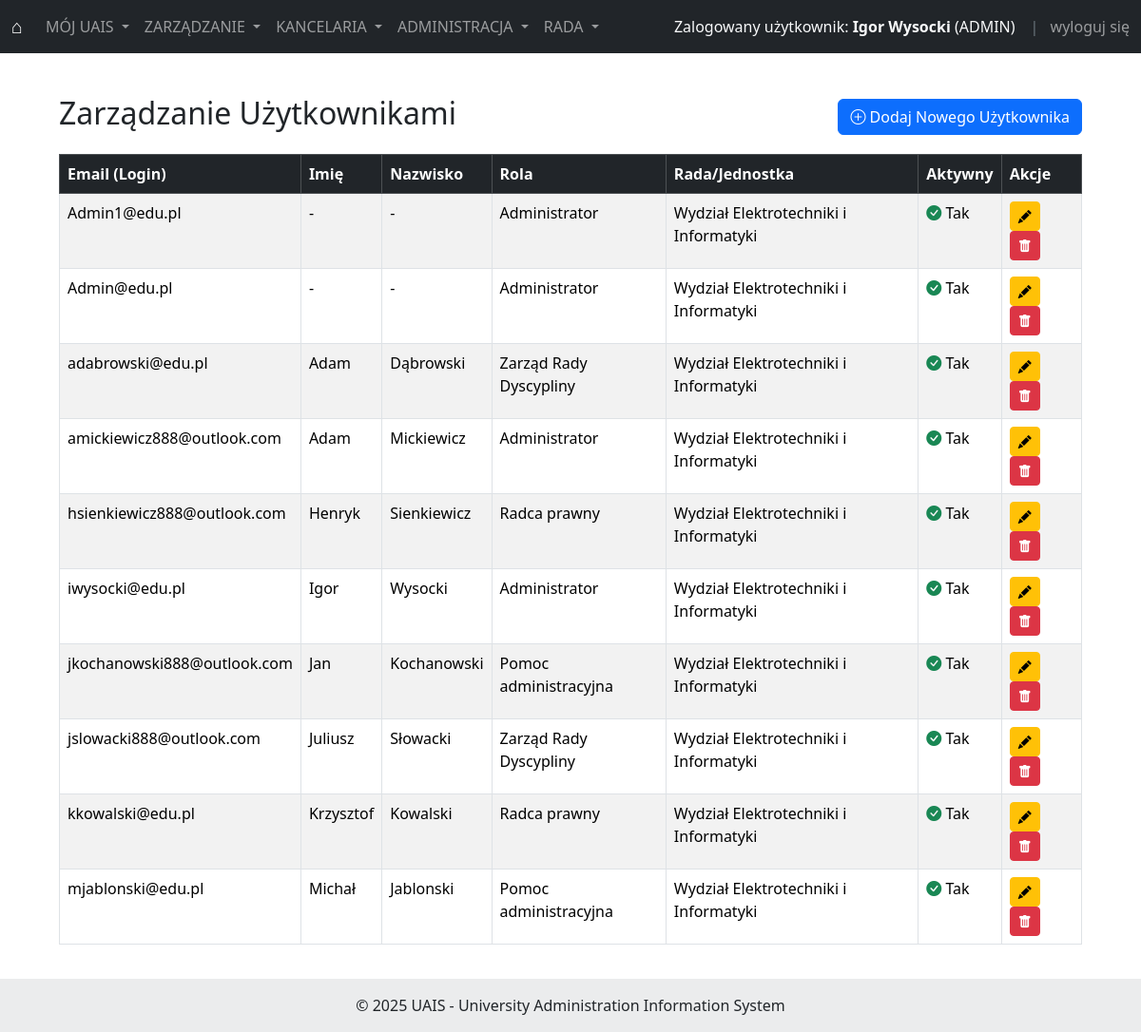
/manage/users/ (signed in), run on an earlier commit of the app's database.
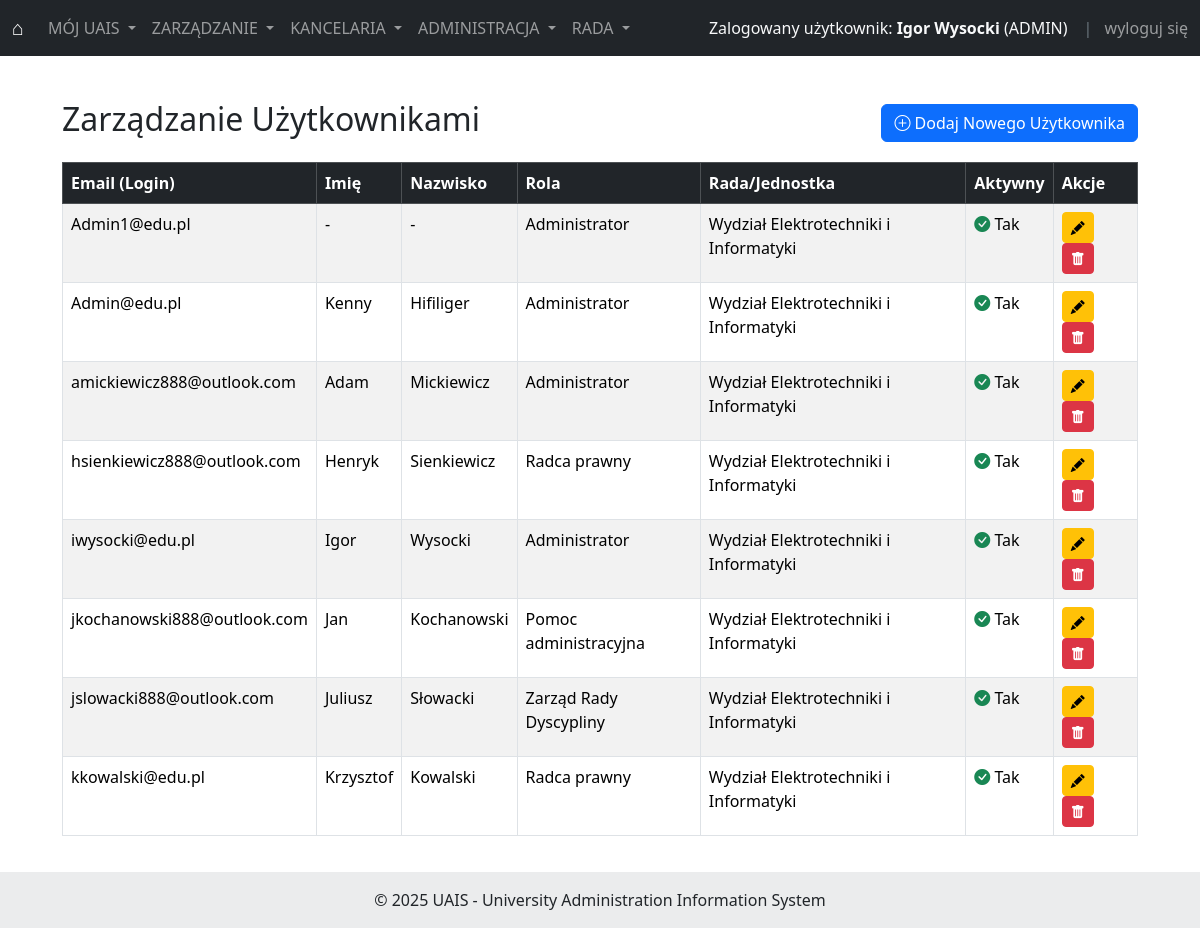
And on a later commit of the database.
### users/models.py (models this page shows, shortened)
class User(AbstractUser):
    class Role(models.TextChoices):
        ADMIN = 'ADMIN', _('Administrator')
        PRAWNIK = 'PRAWNIK', _('Radca prawny')
        OBSLUGA = 'OBSLUGA', _('Pomoc administracyjna') # Zmieniona nazwa wyświetlana
        RADA = 'RADA', _('Zarząd Rady Dyscypliny')     # Zmieniona nazwa wyświetlana
    role = models.CharField(
        _('Rola'),
        max_length=50,
        choices=Role.choices,
        null=True,
        blank=True
    )
    rada_wydzialu = models.CharField(
        _('Rada/Jednostka'),
        max_length=255,
        blank=True, # Pole może być puste
        default='Wydział Elektrotechniki i Informatyki' # Domyślna wartość
    )
    email = models.EmailField(_('email address'), unique=True)
    USERNAME_FIELD = 'email'
    REQUIRED_FIELDS = ['username']

### management/views.py (the view, shortened to what this page needs)
# urls.py: path('users/', UserListView.as_view(), name='user_list'),
class UserListView(LoginRequiredMixin, UserPassesTestMixin, ListView):
    model = User
    template_name = 'management/user_list.html'
    context_object_name = 'users_list'
    paginate_by = 15
    def test_func(self):
        return self.request.user.role == User.Role.ADMIN or self.request.user.is_superuser
    def get_queryset(self):
        return User.objects.all().order_by('email')

### templates/management/user_list.html (shortened to what this page needs)
{% extends 'base.html' %}
{% block content %}
<div class="container mt-4">
    <div class="d-flex justify-content-between align-items-center mb-3">
        <h2>Zarządzanie Użytkownikami</h2>
        <a href="{% url 'management:user_add' %}" class="btn btn-primary">
            <i class="bi bi-plus-circle"></i> Dodaj Nowego Użytkownika
        </a>
    </div>
    <div class="table-responsive">
        <table class="table table-striped table-hover table-bordered">
            <thead class="table-dark">
                <tr>
                    <th scope="col">Email (Login)</th>
                    <th scope="col">Imię</th>
                    <th scope="col">Nazwisko</th>
                    <th scope="col">Rola</th>
                    <th scope="col">Rada/Jednostka</th>
                    <th scope="col">Aktywny</th>
                    <th scope="col">Akcje</th>
                </tr>
            </thead>
            <tbody>
                {% for user_obj in users_list %}
                <tr>
                    <td>{{ user_obj.email }}</td>
                    <td>{{ user_obj.first_name|default:"-" }}</td>
                    <td>{{ user_obj.last_name|default:"-" }}</td>
                    <td>{{ user_obj.get_role_display|default:"Brak" }}</td>
                    <td>{{ user_obj.rada_wydzialu|default:"-" }}</td>
                    <td>
                        {% if user_obj.is_active %}
                            <i class="bi bi-check-circle-fill text-success"></i> Tak
                        {% else %}
                            <i class="bi bi-x-circle-fill text-danger"></i> Nie
                        {% endif %}
                    </td>
                    <td>
                        <a href="{% url 'management:user_update' pk=user_obj.pk %}" class="btn btn-sm btn-warning me-1" title="Edytuj">
                            <i class="bi bi-pencil-fill"></i>
                        </a>
                        <a href="{% url 'management:user_delete' pk=user_obj.pk %}" class="btn btn-sm btn-danger" title="Usuń">
                            <i class="bi bi-trash-fill"></i>
                        </a>
                    </td>
                </tr>
                {% empty %}
                <tr>
                    <td colspan="7" class="text-center">Nie znaleziono użytkowników.</td>
                </tr>
                {% endfor %}
            </tbody>
        </table>
    </div>
</div>
{% endblock %}

### templates/base.html (shortened to what this page needs)
<!doctype html>
<html lang="pl">
<head>
    <link href="https://cdn.jsdelivr.net/npm/bootstrap@5.3.3/dist/css/bootstrap.min.css" rel="stylesheet">
    <link rel="stylesheet" href="https://cdn.jsdelivr.net/npm/bootstrap-icons@1.11.3/font/bootstrap-icons.min.css">
</head>
<body>
<nav class="navbar navbar-expand-lg navbar-dark bg-dark fixed-top">
    <div class="container-fluid">
        <a class="navbar-brand" href="{% url 'home' %}">⌂</a>
        <div class="collapse navbar-collapse" id="navbarNavDropdown">
            <ul class="navbar-nav me-auto mb-2 mb-lg-0">
                <li class="nav-item dropdown">
                    <a class="nav-link dropdown-toggle" href="#" id="mojUaisMenuLink" role="button" data-bs-toggle="dropdown" aria-expanded="false">
                        MÓJ UAIS
                    </a>
                </li>
                {% if user.is_authenticated %}
                    {% with allowed_roles=user.Role.ADMIN %}
                    <li class="nav-item dropdown">
                        <a class="nav-link dropdown-toggle {% if user.role != user.Role.ADMIN and not user.is_superuser %}disabled{% endif %}"
                           href="#"
                           id="managementMenuLink"
                           role="button"
                           data-bs-toggle="dropdown"
                           aria-expanded="false"
                           >
                            ZARZĄDZANIE
                        </a>
                    </li>
                    {% endwith %}
                    {% with allowed_roles=user.Role.PRAWNIK|stringformat:"s,"|add:user.Role.ADMIN %}
                    <li class="nav-item dropdown">
                        <a class="nav-link dropdown-toggle {% if user.role not in allowed_roles and not user.is_superuser %}disabled{% endif %}"
                           href="#"
                           id="kancelariaMenuLink"
                           role="button"
                           data-bs-toggle="dropdown"
                           aria-expanded="false"
                           >
                            KANCELARIA
                        </a>
                    </li>
                    {% endwith %}
                    {% with allowed_roles=user.Role.OBSLUGA|stringformat:"s,"|add:user.Role.ADMIN %}
                    <li class="nav-item dropdown">
                        <a class="nav-link dropdown-toggle {% if user.role not in allowed_roles and not user.is_superuser %}disabled{% endif %}"
                           href="#"
                           id="administracjaMenuLink"
                           role="button"
                           data-bs-toggle="dropdown"
                           aria-expanded="false"
                           >
                            ADMINISTRACJA
                        </a>
                    </li>
                     {% endwith %}
                    {% with allowed_roles=user.Role.RADA|stringformat:"s,"|add:user.Role.ADMIN %}
                    <li class="nav-item dropdown">
                        <a class="nav-link dropdown-toggle {% if user.role not in allowed_roles and not user.is_superuser %}disabled{% endif %}"
                           href="#"
                           id="radaMenuLink"
                           role="button"
                           data-bs-toggle="dropdown"
                           aria-expanded="false"
                           >
                            RADA
                        </a>
                    </li>
                     {% endwith %}
                {% endif %}
            </ul><ul class="navbar-nav ms-auto mb-2 mb-lg-0 align-items-center">
                {% if user.is_authenticated %}
                    <li class="nav-item text-light me-3">
                        Zalogowany użytkownik:
                        <strong>{% if user.first_name and user.last_name %}{{ user.first_name }} {{ user.last_name }}{% else %}{{ user.username }}{% endif %}</strong>
                        ({% if user.role %}{{ user.role|upper }}{% else %}BRAK ROLI{% endif %})
                    </li>
                    <li class="nav-item">
                        <span class="text-secondary me-2">|</span>
                        <form class="d-inline" method="post" action="{% url 'logout' %}">
                            <button type="submit" class="btn btn-link nav-link d-inline p-0 m-0 align-baseline">
                                wyloguj się
                            </button>
                        </form>
                    </li>
                {% else %}
                    <li class="nav-item">
                        <a class="nav-link {% if request.resolver_match.url_name == 'login' %}active{% endif %}" href="{% url 'login' %}">Zaloguj się</a>
                    </li>
                {% endif %}
            </ul></div></div></nav>
<div class="container content-wrapper">
    {% block content %}
    {% endblock %}
</div>
<footer class="bg-light text-center text-lg-start mt-auto">
  <div class="text-center p-3" style="background-color: rgba(0, 0, 0, 0.05);">
    © {% now "Y" %} UAIS - University Administration Information System
  </div>
</footer>
</body>
</html>

### templates/base.html (style rules this page uses)
body { padding-top: 56px; }
.content-wrapper { padding: 20px; min-height: calc(100vh - 56px - 58px); }

What changed in the data, as far as the page shows it:
removed User: email "adabrowski@edu.pl", first_name "Adam", last_name "Dąbrowski", role "Zarząd Rady Dyscypliny", rada_wydzialu "Wydział Elektrotechniki i Informatyki", is_active True (drawn)
removed User: email "mjablonski@edu.pl", first_name "Michał", last_name "Jablonski", role "Pomoc administracyjna", rada_wydzialu "Wydział Elektrotechniki i Informatyki", is_active True (drawn)
changed User "Admin@edu.pl": first_name "-" → "Kenny"; last_name "-" → "Hifiliger"
